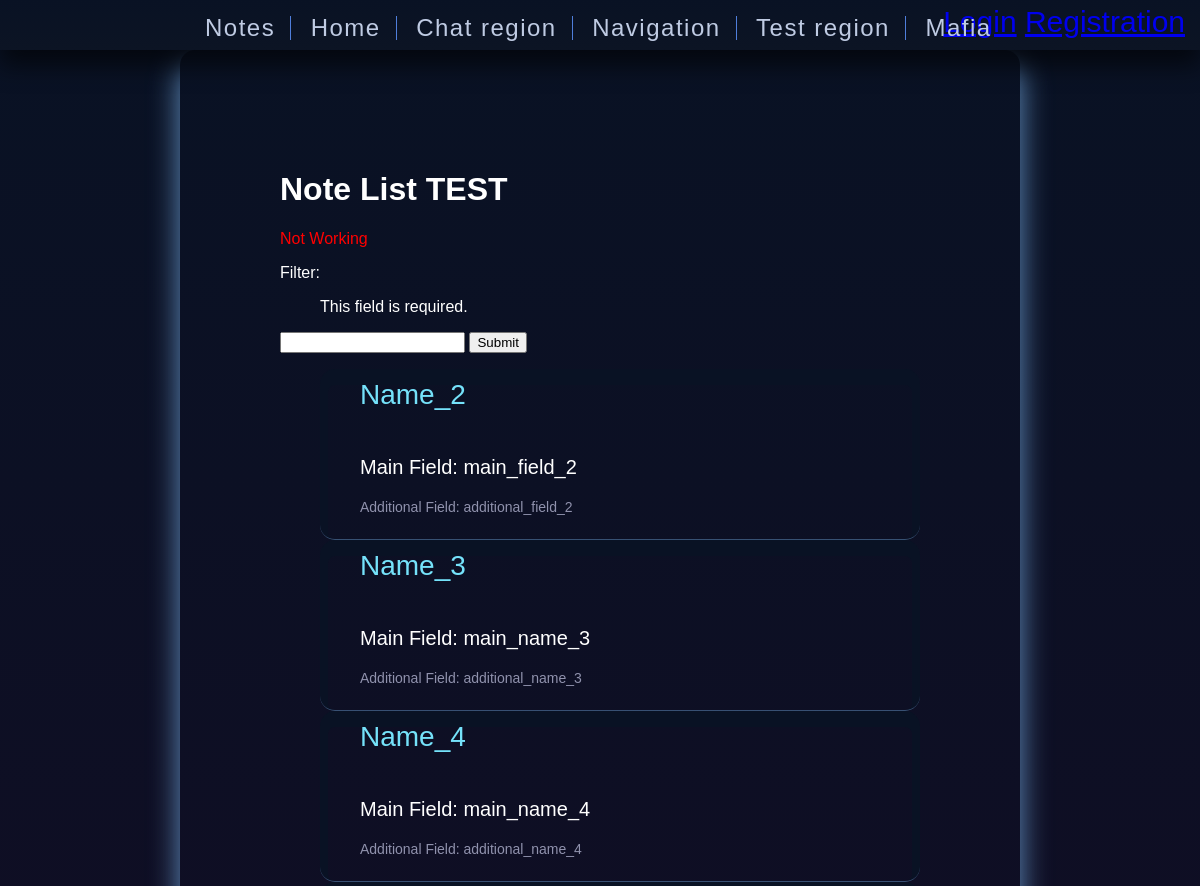
The app's page /index/notes/ (upper part), older data.
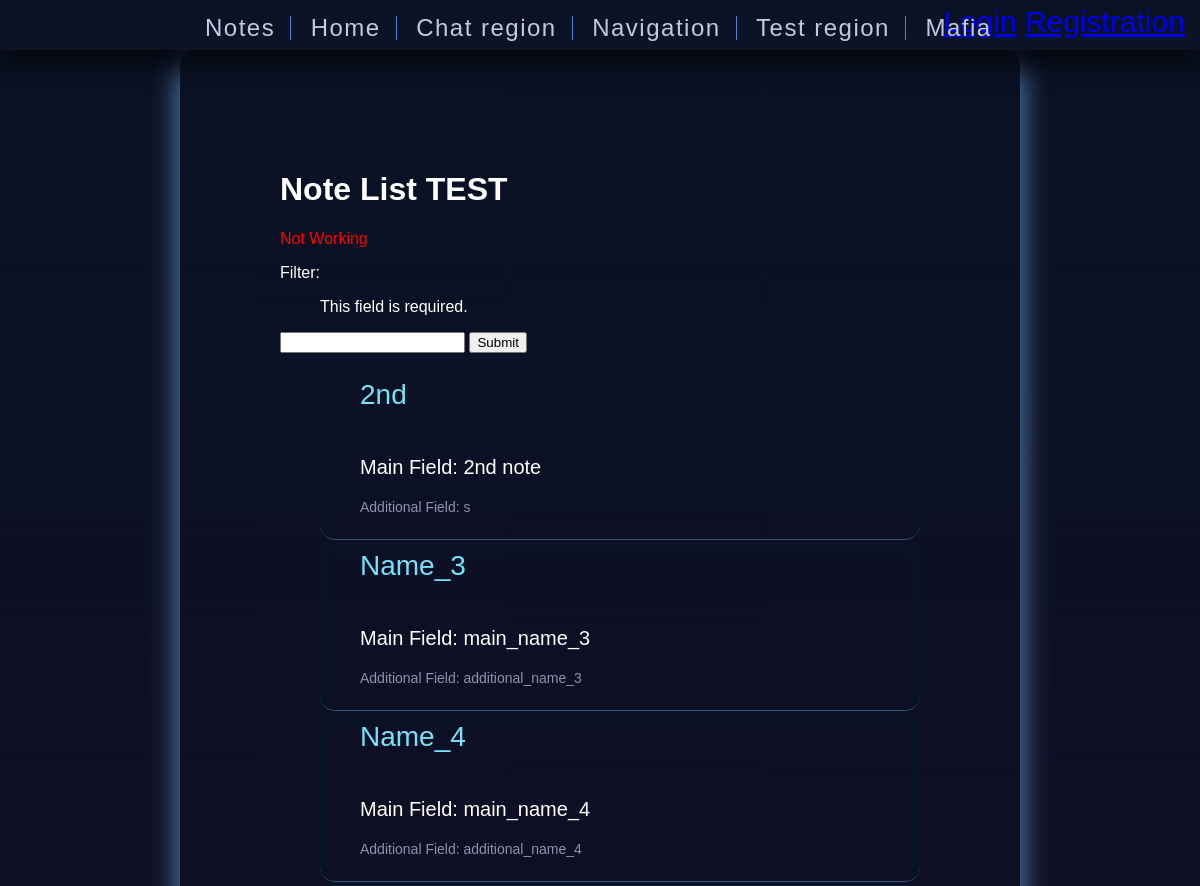
The same page, newer data.
### main/models.py (models this page shows, shortened)
class Note(models.Model):
    id = models.AutoField(primary_key=True)
    name = models.CharField(max_length=200, help_text="Name")
    main_field = models.CharField(max_length=200, help_text="Main text")
    add_field = models.CharField(max_length=200)
    author = models.CharField(max_length=50)
    publish_date = models.DateField(null=True)
    class Meta:
        ordering = ["name"]
    def get_absolute_url(self):
        return reverse('note-detail', args=[str(self.id)])

### main/views.py (the view)
    def NoteFilter(request):
        non_filtered_list = Note.objects.all()
        if request.method == 'GET':
            form = FilterForm(request.GET)
            if form.is_valid():
                filtered_list=Note.objects.filter(name__icontains = request.GET['filter'])
                paginator = Paginator(filtered_list, 1)
                page_number = request.GET.get('page')
                page_obj = paginator.get_page(page_number)
                return render(request, 'main/notes.html', {'form': form, 'note_list': filtered_list, 'page_obj': page_obj})
        else:
            form = FilterForm()
        paginator = Paginator(non_filtered_list, 10)
        page_number = request.GET.get('page')
        page_obj = paginator.get_page(page_number)
        return render(request, 'main/notes.html', {'form': form, 'note_list': non_filtered_list, 'page_obj': page_obj})

### main/forms.py
class FilterForm(forms.Form):
    filter = forms.CharField()

### main/templates/main/notes.html (shortened to what this page needs)
{% extends "base.html" %}
{% block content %}
<h1>Note List TEST</h1>
        {% if booling %} <p class="green">IT'S WORKING</p>{% else %}<p class="red">Not Working</p> {% endif %}
    <form>
        {{ form }}
        <input type="submit" value="Submit" class="button" />
    </form>
    {% if note_list %}
    <ul>
      {% for Note in page_obj %}
      <li class="note-list">
          <ul class="note-ul">
                <li class="name"><a class="note-link" href="{{ Note.get_absolute_url }}">{{ Note.name }}</a></li>
                <li><p class="list-main-field"> Main Field: {{ Note.main_field }} </p></li>
                <li><p class="list-add-field"> Additional Field: {{ Note.add_field }} </p></li>
          </ul>
      </li>
      {% endfor %}
    </ul>
    {% else %}
      <p>There are no notes there.</p>
    {% endif %}
{% endblock %}

Row changes from the older to the newer data that the page shows:
changed Note: name "Name_2" → "2nd"; main_field "main_field_2" → "2nd note"; add_field "additional_field_2" → "s"
